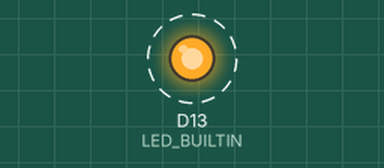
Bench run of a program on a simulated Adafruit Feather M0. Shown: output pins drawn as LEDs (lit = HIGH). Dashed ring = blinking. What the program prints to the serial monitor is not drawn.

Above: at 2.05 s.
Timing chart, 0 to 5.0 s (numbered marks = the images above):
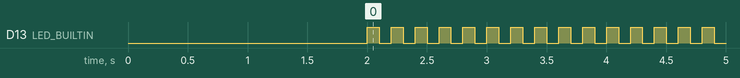

The program:

main.cpp
```cpp
/*
  Blink
*/

#include <Arduino.h>

#ifndef LED_BUILTIN
    #define LED_BUILTIN 13
#endif

// the setup function runs once when you press reset or power the board
void setup() {
    Serial.begin(115200);

    // only use if there is serial connection
    //while (!Serial);

    delay(2000);

    Serial.println("Begin LED BLINKER");
    pinMode(LED_BUILTIN, OUTPUT);
}

// the loop function runs over and over again forever
void loop() {
    Serial.println("LED HIGH");
    digitalWrite(LED_BUILTIN, HIGH);
    delay(100);

    Serial.println("LED LOW");
    digitalWrite(LED_BUILTIN, LOW);
    delay(100);
}
```

Measured:
- by itself, D13 (LED_BUILTIN): alternates HIGH for 0.10 s and LOW for 0.10 s
